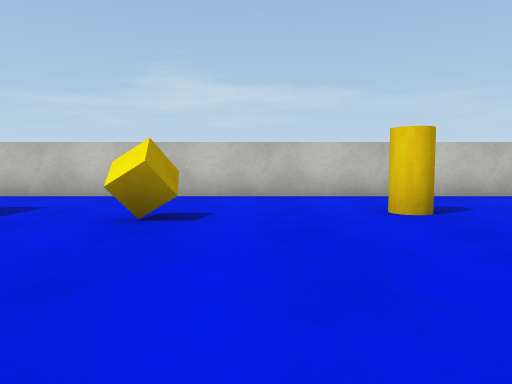
view 1 (above)

18 first-person views from a walk through a scene from a Unity 3-D project. The camera is 0.55 m above the floor, tilts 4° down and sees 70° across. The floor is counted in squares, 1 m on a side. Each view is taken from the middle of a square. On the plan, view 1 faces up. The plan holds only what a view shows up to about 9 squares ahead; the rest is blank. Surface patterns are stand-ins for the level's own textures.

view 2
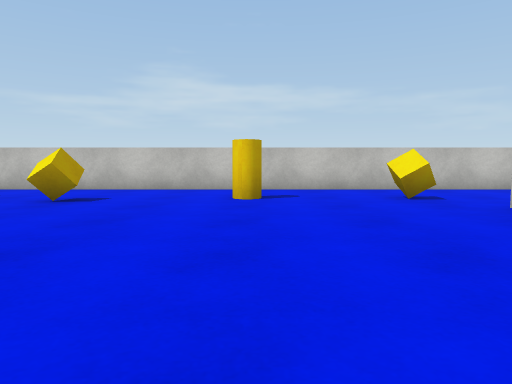

view 3
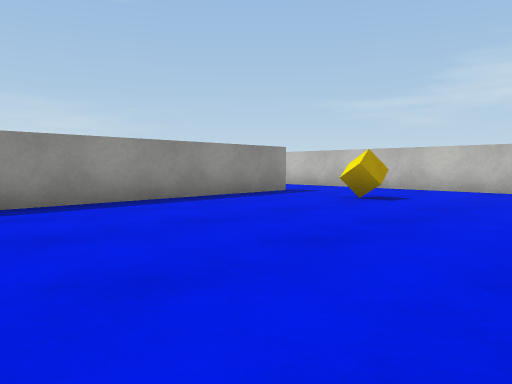

view 4
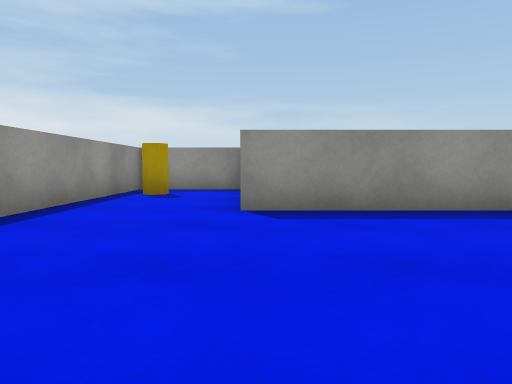

view 5
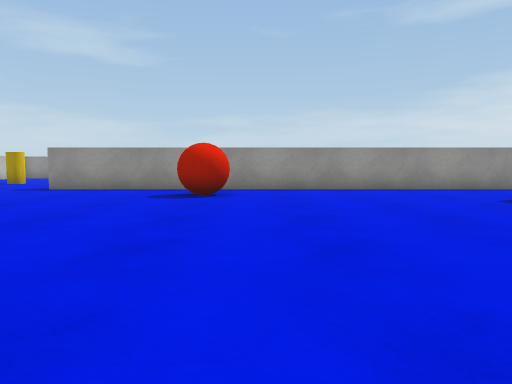

view 6
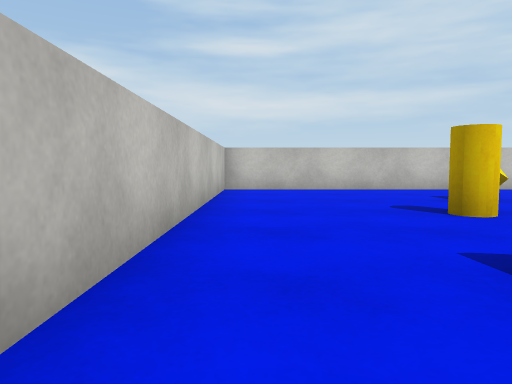

view 7
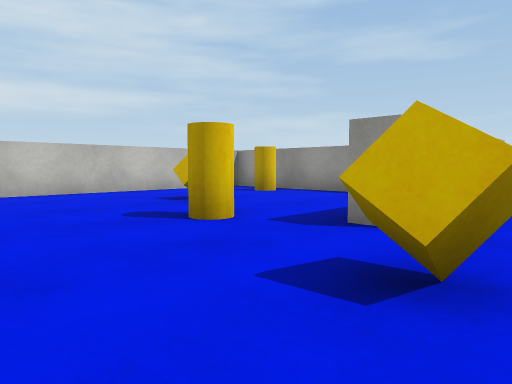

view 8
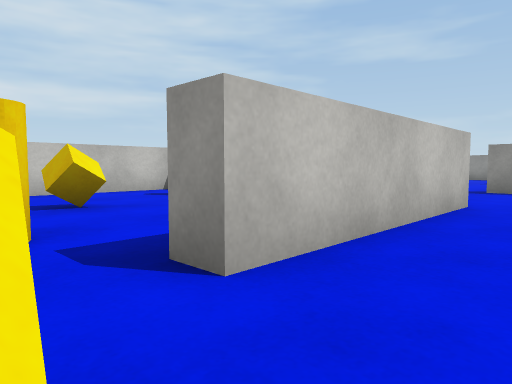

view 9
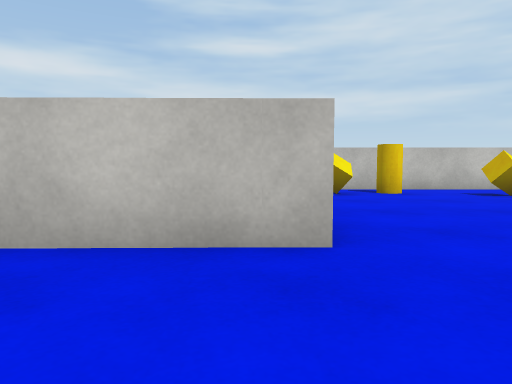

view 10
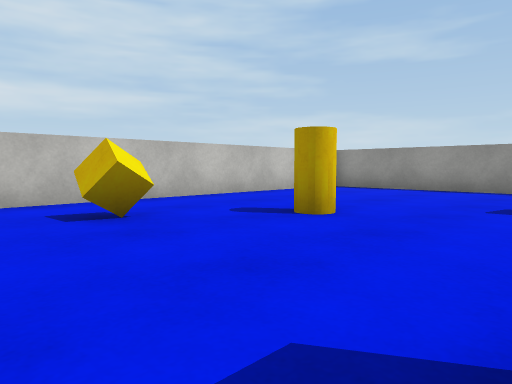

view 11
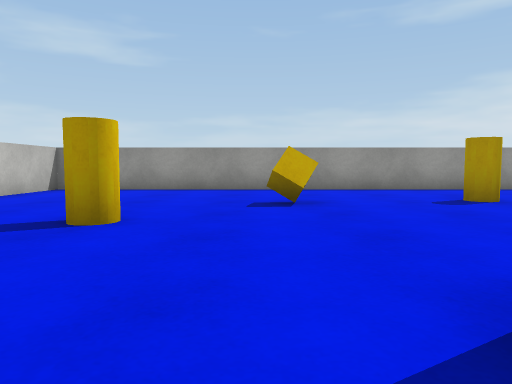

view 12
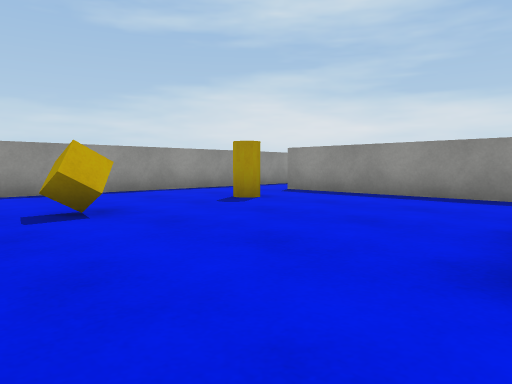

view 13
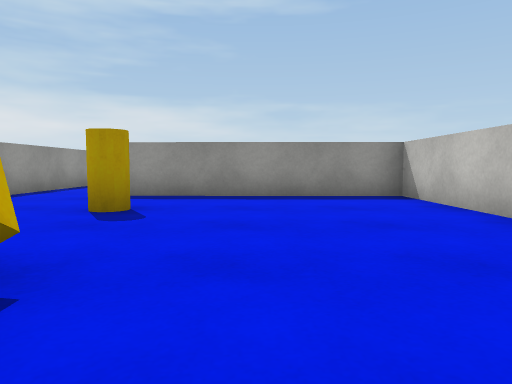

view 14
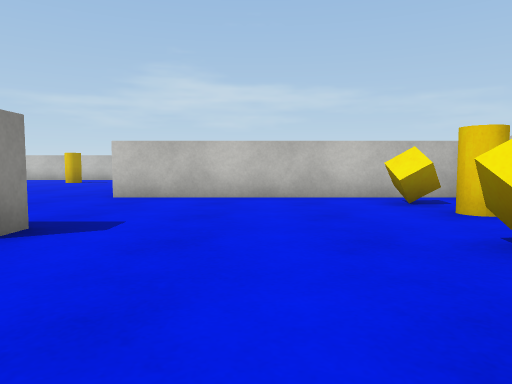

view 15
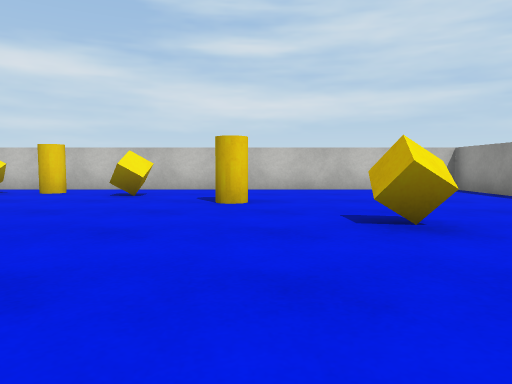

view 16
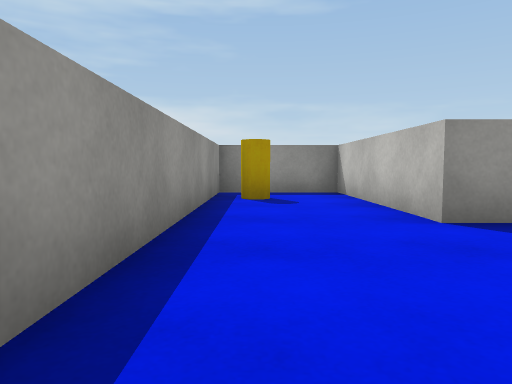

view 17
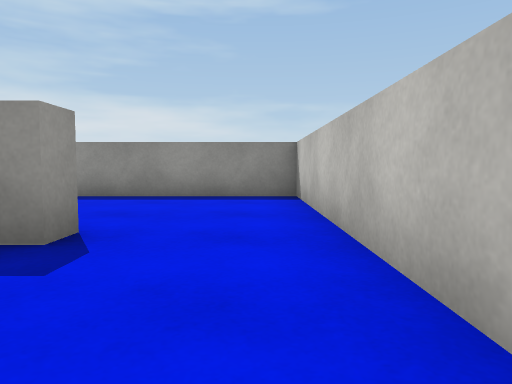

view 18
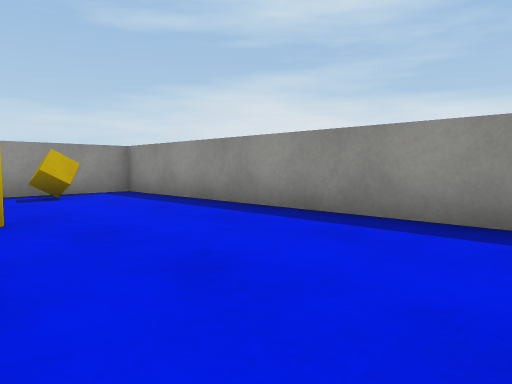

### Floor plan
Points are (right, up) in squares from view 1. A wall is a line through its corners. A room is listed if a view was taken in it or the views show most of it. See-through windows are left out.
Room 1 (views 1, 2, 3, 4, 5, 6, 7, 8, 9, 16, 17)
walls: (6.5, -1.5) (5.5, -1.5) (5.4, 2.8) (6, 2.8); (8.1, -1) (9.9, -1); (-3.5, 4.5) (-3.5, -2.2) (-7.8, -2.3) (-7.8, -4.8) (6, -4.8); (11.7, -0.8) (11.7, 6.8) (-3.6, 6.8)
ways out: opening at (5.7, -3) to room 2; opening at (-4, 5.5) to room 3
objects: other object (-6, -4); other object (-1, 4); other object (2, -3); other object (2, 4); other object (5, 4); other object (7, 4); other object (9, 2); other object (10, 0)
Room 2 (views 10, 11, 12, 13, 14, 15)
walls: (6, -4.8) (6, -5.2); (4.2, -5.3) (1.2, -5.3) (1.1, -10.8); (1.5, -12.7) (11.7, -12.7) (11.7, -1.9); (11.6, -1.5) (6.5, -1.5)
ways out: opening at (5.7, -3) to room 1; opening at (1, -12)
objects: other object (3, -10); other object (6, -9); other object (9, -8); other object (10, -6); other object (10, -3); other object (11, -4)
Room 3 (view 18)
walls: (-4.1, 4.5) (-3.5, 4.5); (-3.6, 6.8) (-7.8, 6.8) (-7.8, -1.8) (-5.3, -1.7)
ways out: opening at (-4, 5.5) to room 1
objects: other object (-6, -1)

Positions as (right, up) in squares from view 1, and headings:
1: (0, 0), facing up
2: (2, -2), facing up
3: (2, -2), facing up-left
4: (1, -2), facing left
5: (1, 4), facing down
6: (3, 6), facing right
7: (4, 6), facing down-right
8: (4, 4), facing down-right
9: (3, -1), facing right
10: (6, -4), facing down-right
11: (7, -4), facing down
12: (8, -5), facing down-left
13: (8, -8), facing left
14: (8, -8), facing up
15: (3, -8), facing right
16: (0, -4), facing left
17: (-1, 6), facing left
18: (-4, 6), facing down-left
